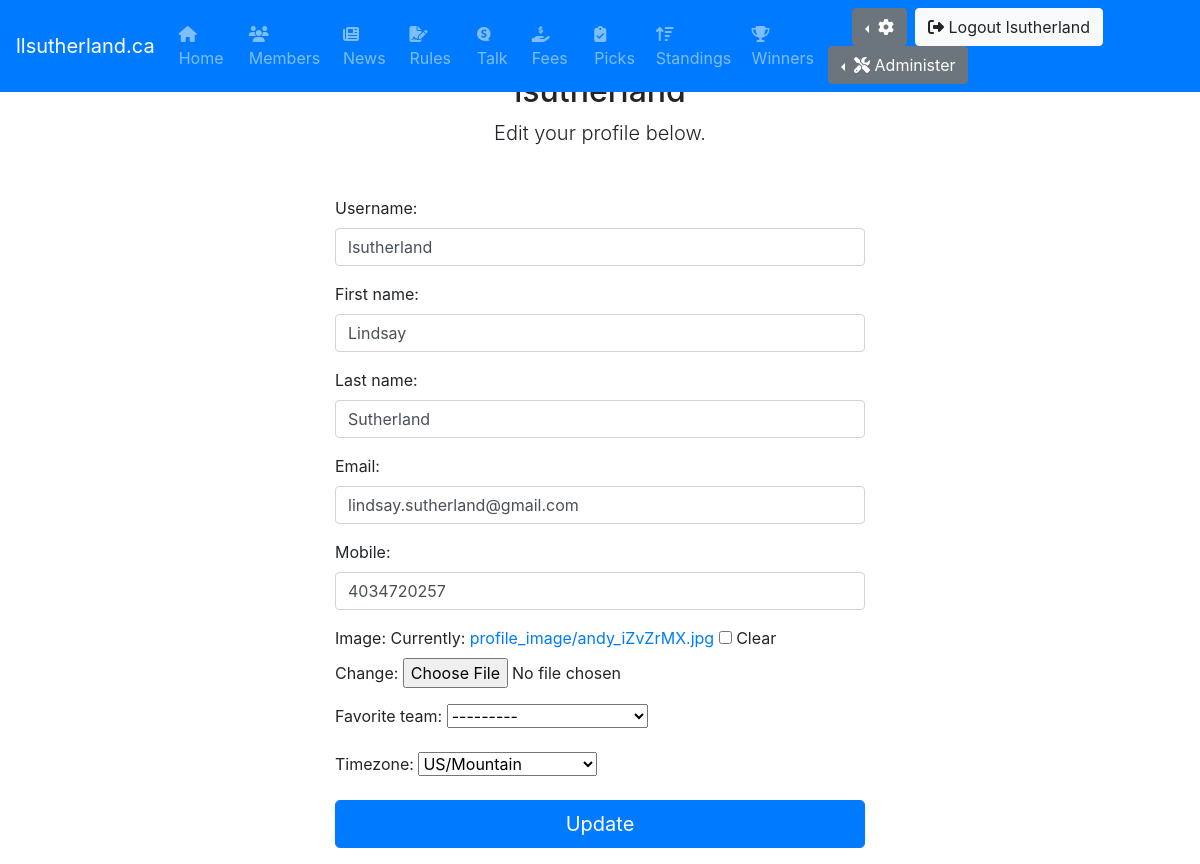
The page /edit_user/ (signed in) on the database its author committed.
### pool/models.py (models this page shows, shortened)
class CustomUser(AbstractUser):
    US_EST = 'US/Eastern'
    TZS = [
        ('US/Alaska', 'US/Alaska'),
        ('US/Arizona','US/Arizona'),
        ('US/Central','US/Central'),
        (US_EST,'US/Eastern'),
        ('US/Hawaii','US/Hawaii'),
        ('US/Mountain','US/Mountain'),
        ('US/Pacific','US/Pacific'),
        ('Europe/Amsterdam','Europe/Amsterdam'),
        ('Europe/Athens','Europe/Athens'),
        ('Europe/Belgrade','Europe/Belgrade'),
        ('Europe/Berlin','Europe/Berlin'),
        ('Europe/Brussels','Europe/Brussels'),
        ('Europe/Bucharest','Europe/Bucharest'),
        ('Europe/Budapest','Europe/Budapest'),
        ('Europe/Copenhagen','Europe/Copenhagen'),
        ('Europe/Dublin','Europe/Dublin'),
        ('Europe/Gibraltar','Europe/Gibraltar'),
        ('Europe/Helsinki','Europe/Helsinki'),
        ('Europe/Istanbul','Europe/Istanbul'),
        ('Europe/Kiev','Europe/Kiev'),
        ('Europe/Lisbon','Europe/Lisbon'),
        ('Europe/London','Europe/London'),
        ('Europe/Luxembourg','Europe/Luxembourg'),
        ('Europe/Madrid','Europe/Madrid'),
        ('Europe/Malta','Europe/Malta'),
        ('Europe/Moscow','Europe/Moscow'),
        ('Europe/Oslo','Europe/Oslo'),
        ('Europe/Paris','Europe/Paris'),
        ('Europe/Prague','Europe/Prague'),
        ('Europe/Rome','Europe/Rome'),
        ('Europe/Sarajevo','Europe/Sarajevo'),
        ('Europe/Stockholm','Europe/Stockholm'),
        ('Europe/Vienna','Europe/Vienna'),
        ('Europe/Volgograd','Europe/Volgograd'),
        ('Europe/Warsaw','Europe/Warsaw'),
        ('Europe/Zurich','Europe/Zurich')
    ]
    username_validator = MyValidator()
    username = models.CharField(
        _('username'),
        max_length=150,
        unique=True,
        help_text=_('Required. 150 characters or fewer. Names and numbers only.'),
        validators=[username_validator],
            error_messages={
            'unique': _("A user with that username already exists."),
        },
    )
    mobile = models.CharField(max_length=20, blank=True, null=True)
    image = models.ImageField(upload_to='profile_image', blank=True, null=True)
    favorite_team = models.ForeignKey(Team, on_delete=models.CASCADE, blank=True, null=True)
    timezone = models.CharField(max_length=50, blank=False, null=False, default=US_EST, choices=TZS)

### pool/views.py (the view, shortened to what this page needs)
# urls.py: path('edit_user/', EditUser.as_view(), name='edit_user'),
class EditUser(LoginRequiredMixin, UpdateView):
    context_object_name = 'customUser'
    form_class = EditUserForm
    template_name = 'edit_user.html'
    success_url = '/edit_user'
    def get_object(self, queryset=None):
        return self.request.user

### pool/forms.py
class EditUserForm(forms.ModelForm):
    username = forms.CharField(widget=forms.TextInput(attrs={'class' : 'form-control', 'placeholder' : 'Username'}))
    first_name = forms.CharField(widget=forms.TextInput(attrs={'class' : 'form-control', 'placeholder' : 'First'}))
    last_name = forms.CharField(widget=forms.TextInput(attrs={'class' : 'form-control', 'placeholder' : 'Last'}))
    email = forms.EmailField(widget=forms.TextInput(attrs={'class' : 'form-control', 'placeholder' : 'Email'}))
    mobile = forms.CharField(widget=forms.TextInput(attrs={'class' : 'form-control', 'placeholder' : 'Numbers Only'}))
    class Meta:
        model = CustomUser
        fields = ('username', 'first_name', 'last_name', 'email', 'mobile', 'image', 'favorite_team', 'timezone')

### pool/models.py (called while the page is built)
    def __str__(self):
        return '%s %s' % (self.name, self.nick_name)

### utils/season_helper.py (called while the page is built)
def get_now():
    return timezone.now()

### pool/templates/edit_user.html (shortened to what this page needs)
{% extends 'base.html' %}
{% load static %}
{% block additionalStyles %}
    <link rel="stylesheet" type="text/css" href="{% static '/nfl/form-validation.css' %}">
{% endblock additionalStyles %}
{% block body %}
  <div class="py-3 text-center">
      <h2>{{customUser.username}}</h2>
      <p class="lead">Edit your profile below.</p>
  </div>
  <div class="row justify-content-center py-3">
    <div class="col-7">
    <form method="post" enctype="multipart/form-data">
      {{ form.as_p }}
      {% if request.user.favorite_team %}
        <button class="btn btn-lg btn-primary btn-block mt-3" type="submit" style="background-color:{{user.favorite_team.color_03}};color:{{user.favorite_team.color_01}};border-color:{{user.favorite_team.color_02}}">Update</button>
      {% else %}
        <button class="btn btn-lg btn-primary btn-block mt-3" type="submit">Update</button>
      {% endif %}
    </form>
    </div>
  </div>
{% endblock body %}

### pool/templates/nav/no-fav-team.html (shortened to what this page needs)
<nav class="navbar navbar-expand-md navbar-dark fixed-top bg-primary">
        <a class="navbar-brand" href="#">llsutherland.ca</a>
        <div class="collapse navbar-collapse" id="navbarCollapse">
            <ul class="navbar-nav mr-auto">
                <li class="nav-item">
                    <a class="nav-link {% if request.resolver_match.url_name == "home" %}active{% endif %}" href="{% url 'home'  %}"><i class="fas fa-home"></i> Home</a>
                </li>
                <li class="nav-item">
                    <a class="nav-link {% if request.resolver_match.url_name == "members" %}active{% endif %}" href="{% url 'members'  %}"><i class="fas fa-users"></i> Members</a>
                </li>
                <li class="nav-item">
                    <a class="nav-link {% if request.resolver_match.url_name == "news" %}active{% endif %}" href="{% url 'news'  %}"><i class="fas fa-newspaper"></i> News</a>
                </li>
                <li class="nav-item">
                    <a class="nav-link {% if request.resolver_match.url_name == "rules" %}active{% endif %}" href="{% url 'rules'  %}"><i class="fas fa-file-signature"></i> Rules</a>
                </li>
                <li class="nav-item">
                    <a class="nav-link {% if request.resolver_match.url_name == "talk" %}active{% endif %}" href="{% url 'talk'  %}"><i class="fab fa-speakap"></i> Talk</a>
                </li>
                <li class="nav-item">
                    <a class="nav-link {% if request.resolver_match.url_name == "fees" %}active{% endif %}" href="{% url 'fees'  %}"><i class="fas fa-hand-holding-usd"></i> Fees</a>
                </li>
                <li class="nav-item">
                    <a class="nav-link {% if request.resolver_match.url_name == "picks" %}active{% endif %}" href="{% url 'picks' %}"><i class="fas fa-clipboard-check"></i> Picks</a>
                </li>
                <li class="nav-item">
                    <a class="nav-link {% if request.resolver_match.url_name == "standings" %}active{% endif %}" href="{% url 'standings'%}""><i class="fas fa-sort-amount-up"></i> Standings</a>
                </li>
                <li class="nav-item">
                    <a class="nav-link {% if request.resolver_match.url_name == "winners" %}active{% endif %}" href="{% url 'winners'  %}"><i class="fas fa-trophy"></i> Winners</a>
                </li>
            </ul>
            <form class="form-inline mt-2 mt-md-0">
                <div class="dropdown dropleft pl-2 pr-2">
                    <a class="btn btn-secondary dropdown-toggle" href="#" role="button" id="dropdownProfile" data-toggle="dropdown" aria-haspopup="true" aria-expanded="false">
                        <i class="fas fa-cog"></i>
                    </a>
                </div>
                <a class="btn btn-light mr-2 my-2 my-sm-0" href="{% url 'logout' %}"><i class="fas fa-sign-out-alt"></i> Logout {{user.username}}</a>
                {% if user.is_staff %}
                    <div class="dropdown dropleft">
                        <button class="btn btn-secondary dropdown-toggle" type="button" id="dropdownMenuButton" data-toggle="dropdown" aria-haspopup="true" aria-expanded="false">
                            <i class="fas fa-tools"></i> Administer
                        </button>
                    </div>
                {% endif %}
            </form>
        </div>
    </nav>

### rows shown on the page
CustomUser: username "lsutherland", first_name "Lindsay", last_name "Sutherland", email "lindsay.sutherland@gmail.com", mobile "4034720257", favorite_team "---------", timezone "US/Mountain"
